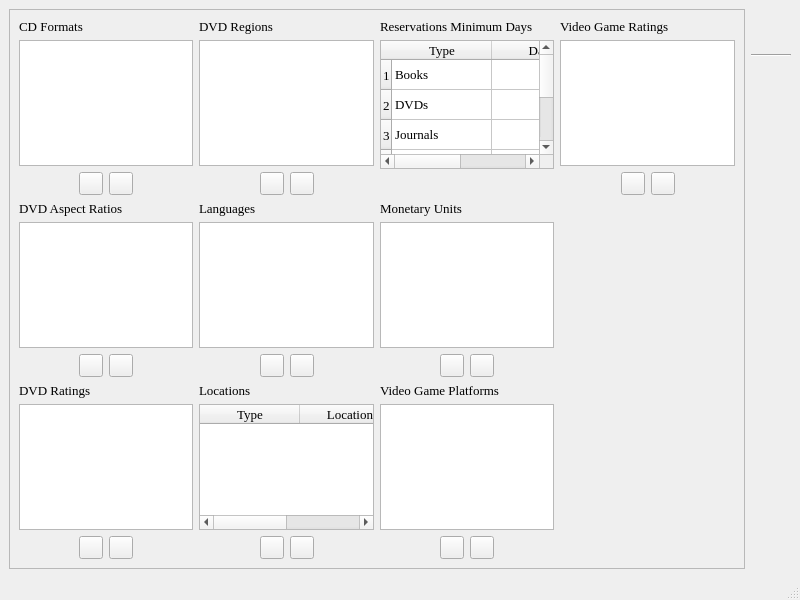
<?xml version="1.0" encoding="UTF-8"?>
<ui version="4.0">
 <class>dbEnumerations</class>
 <widget class="QMainWindow" name="dbEnumerations">
  <property name="geometry">
   <rect>
    <x>0</x>
    <y>0</y>
    <width>800</width>
    <height>600</height>
   </rect>
  </property>
  <property name="font">
   <font>
    <family>Times</family>
    <pointsize>10</pointsize>
   </font>
  </property>
  <property name="windowTitle">
   <string>BiblioteQ: Database Enumerations Browser</string>
  </property>
  <property name="windowIcon">
   <iconset>
    <normaloff>icons.d/book.png</normaloff>icons.d/book.png</iconset>
  </property>
  <widget class="QWidget" name="centralwidget">
   <layout class="QHBoxLayout">
    <item>
     <widget class="QFrame" name="frame">
      <property name="frameShape">
       <enum>QFrame::StyledPanel</enum>
      </property>
      <property name="frameShadow">
       <enum>QFrame::Raised</enum>
      </property>
      <layout class="QGridLayout" name="gridLayout">
       <item row="0" column="0">
        <layout class="QVBoxLayout" name="verticalLayout_4">
         <item>
          <widget class="QLabel" name="label_4">
           <property name="font">
            <font>
             <family>Times</family>
             <pointsize>10</pointsize>
            </font>
           </property>
           <property name="text">
            <string>CD Formats</string>
           </property>
          </widget>
         </item>
         <item>
          <widget class="QListWidget" name="cdFormatsList"/>
         </item>
         <item>
          <layout class="QHBoxLayout" name="horizontalLayout_4">
           <item>
            <spacer name="horizontalSpacer_7">
             <property name="orientation">
              <enum>Qt::Horizontal</enum>
             </property>
             <property name="sizeHint" stdset="0">
              <size>
               <width>40</width>
               <height>20</height>
              </size>
             </property>
            </spacer>
           </item>
           <item>
            <widget class="QToolButton" name="addCdFormat">
             <property name="toolTip">
              <string>Add CD Format</string>
             </property>
             <property name="icon">
              <iconset>
               <normaloff>icons.d/16x16/add.png</normaloff>icons.d/16x16/add.png</iconset>
             </property>
             <property name="iconSize">
              <size>
               <width>16</width>
               <height>16</height>
              </size>
             </property>
            </widget>
           </item>
           <item>
            <widget class="QToolButton" name="removeCdFormat">
             <property name="toolTip">
              <string>Remove CD Format</string>
             </property>
             <property name="icon">
              <iconset>
               <normaloff>icons.d/16x16/eraser.png</normaloff>icons.d/16x16/eraser.png</iconset>
             </property>
             <property name="iconSize">
              <size>
               <width>16</width>
               <height>16</height>
              </size>
             </property>
            </widget>
           </item>
           <item>
            <spacer name="horizontalSpacer_8">
             <property name="orientation">
              <enum>Qt::Horizontal</enum>
             </property>
             <property name="sizeHint" stdset="0">
              <size>
               <width>40</width>
               <height>20</height>
              </size>
             </property>
            </spacer>
           </item>
          </layout>
         </item>
        </layout>
       </item>
       <item row="0" column="1">
        <layout class="QVBoxLayout" name="verticalLayout_13">
         <item>
          <widget class="QLabel" name="label_13">
           <property name="font">
            <font>
             <family>Times</family>
             <pointsize>10</pointsize>
            </font>
           </property>
           <property name="text">
            <string>DVD Regions</string>
           </property>
          </widget>
         </item>
         <item>
          <widget class="QListWidget" name="dvdRegionsList"/>
         </item>
         <item>
          <layout class="QHBoxLayout" name="horizontalLayout_13">
           <item>
            <spacer name="horizontalSpacer_25">
             <property name="orientation">
              <enum>Qt::Horizontal</enum>
             </property>
             <property name="sizeHint" stdset="0">
              <size>
               <width>40</width>
               <height>20</height>
              </size>
             </property>
            </spacer>
           </item>
           <item>
            <widget class="QToolButton" name="addDvdRegion">
             <property name="toolTip">
              <string>Add DVD Region</string>
             </property>
             <property name="icon">
              <iconset>
               <normaloff>icons.d/16x16/add.png</normaloff>icons.d/16x16/add.png</iconset>
             </property>
             <property name="iconSize">
              <size>
               <width>16</width>
               <height>16</height>
              </size>
             </property>
            </widget>
           </item>
           <item>
            <widget class="QToolButton" name="removeDvdRegion">
             <property name="toolTip">
              <string>Remove DVD Region</string>
             </property>
             <property name="icon">
              <iconset>
               <normaloff>icons.d/16x16/eraser.png</normaloff>icons.d/16x16/eraser.png</iconset>
             </property>
             <property name="iconSize">
              <size>
               <width>16</width>
               <height>16</height>
              </size>
             </property>
            </widget>
           </item>
           <item>
            <spacer name="horizontalSpacer_26">
             <property name="orientation">
              <enum>Qt::Horizontal</enum>
             </property>
             <property name="sizeHint" stdset="0">
              <size>
               <width>40</width>
               <height>20</height>
              </size>
             </property>
            </spacer>
           </item>
          </layout>
         </item>
        </layout>
       </item>
       <item row="0" column="2">
        <layout class="QVBoxLayout" name="verticalLayout_14">
         <item>
          <widget class="QLabel" name="label_14">
           <property name="font">
            <font>
             <family>Times</family>
             <pointsize>10</pointsize>
            </font>
           </property>
           <property name="text">
            <string>Reservations Minimum Days</string>
           </property>
          </widget>
         </item>
         <item>
          <widget class="QTableWidget" name="minimumDaysTable">
           <row>
            <property name="text">
             <string>1</string>
            </property>
           </row>
           <row>
            <property name="text">
             <string>2</string>
            </property>
           </row>
           <row>
            <property name="text">
             <string>3</string>
            </property>
           </row>
           <row>
            <property name="text">
             <string>4</string>
            </property>
           </row>
           <row>
            <property name="text">
             <string>5</string>
            </property>
           </row>
           <row>
            <property name="text">
             <string>6</string>
            </property>
           </row>
           <column>
            <property name="text">
             <string>Type</string>
            </property>
           </column>
           <column>
            <property name="text">
             <string>Days</string>
            </property>
           </column>
           <item row="0" column="0">
            <property name="text">
             <string>Books</string>
            </property>
            <property name="flags">
             <set>ItemIsSelectable|ItemIsDragEnabled|ItemIsEnabled</set>
            </property>
           </item>
           <item row="0" column="1">
            <property name="text">
             <string/>
            </property>
            <property name="flags">
             <set>ItemIsSelectable|ItemIsEditable|ItemIsDragEnabled|ItemIsUserCheckable|ItemIsEnabled</set>
            </property>
           </item>
           <item row="1" column="0">
            <property name="text">
             <string>DVDs</string>
            </property>
            <property name="flags">
             <set>ItemIsSelectable|ItemIsDragEnabled|ItemIsEnabled</set>
            </property>
           </item>
           <item row="1" column="1">
            <property name="text">
             <string/>
            </property>
            <property name="flags">
             <set>ItemIsSelectable|ItemIsEditable|ItemIsDragEnabled|ItemIsUserCheckable|ItemIsEnabled</set>
            </property>
           </item>
           <item row="2" column="0">
            <property name="text">
             <string>Journals</string>
            </property>
            <property name="flags">
             <set>ItemIsSelectable|ItemIsDragEnabled|ItemIsEnabled</set>
            </property>
           </item>
           <item row="2" column="1">
            <property name="text">
             <string/>
            </property>
            <property name="flags">
             <set>ItemIsSelectable|ItemIsEditable|ItemIsDragEnabled|ItemIsUserCheckable|ItemIsEnabled</set>
            </property>
           </item>
           <item row="3" column="0">
            <property name="text">
             <string>Magazines</string>
            </property>
            <property name="flags">
             <set>ItemIsSelectable|ItemIsDragEnabled|ItemIsEnabled</set>
            </property>
           </item>
           <item row="3" column="1">
            <property name="text">
             <string/>
            </property>
            <property name="flags">
             <set>ItemIsSelectable|ItemIsEditable|ItemIsDragEnabled|ItemIsUserCheckable|ItemIsEnabled</set>
            </property>
           </item>
           <item row="4" column="0">
            <property name="text">
             <string>Music CDs</string>
            </property>
            <property name="flags">
             <set>ItemIsSelectable|ItemIsDragEnabled|ItemIsEnabled</set>
            </property>
           </item>
           <item row="4" column="1">
            <property name="text">
             <string/>
            </property>
            <property name="flags">
             <set>ItemIsSelectable|ItemIsEditable|ItemIsDragEnabled|ItemIsUserCheckable|ItemIsEnabled</set>
            </property>
           </item>
           <item row="5" column="0">
            <property name="text">
             <string>Video Games</string>
            </property>
            <property name="flags">
             <set>ItemIsSelectable|ItemIsDragEnabled|ItemIsEnabled</set>
            </property>
           </item>
           <item row="5" column="1">
            <property name="text">
             <string/>
            </property>
            <property name="flags">
             <set>ItemIsSelectable|ItemIsEditable|ItemIsDragEnabled|ItemIsUserCheckable|ItemIsEnabled</set>
            </property>
           </item>
          </widget>
         </item>
         <item>
          <layout class="QHBoxLayout" name="horizontalLayout_16">
           <item>
            <spacer name="horizontalSpacer_31">
             <property name="orientation">
              <enum>Qt::Horizontal</enum>
             </property>
             <property name="sizeHint" stdset="0">
              <size>
               <width>40</width>
               <height>20</height>
              </size>
             </property>
            </spacer>
           </item>
           <item>
            <widget class="QLabel" name="emptyLabel">
             <property name="text">
              <string/>
             </property>
            </widget>
           </item>
           <item>
            <spacer name="horizontalSpacer_32">
             <property name="orientation">
              <enum>Qt::Horizontal</enum>
             </property>
             <property name="sizeHint" stdset="0">
              <size>
               <width>40</width>
               <height>20</height>
              </size>
             </property>
            </spacer>
           </item>
          </layout>
         </item>
        </layout>
       </item>
       <item row="0" column="3">
        <layout class="QVBoxLayout" name="verticalLayout_15">
         <item>
          <widget class="QLabel" name="label_15">
           <property name="font">
            <font>
             <family>Times</family>
             <pointsize>10</pointsize>
            </font>
           </property>
           <property name="text">
            <string>Video Game Ratings</string>
           </property>
          </widget>
         </item>
         <item>
          <widget class="QListWidget" name="videoGameRatingsList"/>
         </item>
         <item>
          <layout class="QHBoxLayout" name="horizontalLayout_14">
           <item>
            <spacer name="horizontalSpacer_27">
             <property name="orientation">
              <enum>Qt::Horizontal</enum>
             </property>
             <property name="sizeHint" stdset="0">
              <size>
               <width>40</width>
               <height>20</height>
              </size>
             </property>
            </spacer>
           </item>
           <item>
            <widget class="QToolButton" name="addVideoGameRating">
             <property name="toolTip">
              <string>Add Video Game Rating</string>
             </property>
             <property name="icon">
              <iconset>
               <normaloff>icons.d/16x16/add.png</normaloff>icons.d/16x16/add.png</iconset>
             </property>
             <property name="iconSize">
              <size>
               <width>16</width>
               <height>16</height>
              </size>
             </property>
            </widget>
           </item>
           <item>
            <widget class="QToolButton" name="removeVideoGameRating">
             <property name="toolTip">
              <string>Remove Video Game Rating</string>
             </property>
             <property name="icon">
              <iconset>
               <normaloff>icons.d/16x16/eraser.png</normaloff>icons.d/16x16/eraser.png</iconset>
             </property>
             <property name="iconSize">
              <size>
               <width>16</width>
               <height>16</height>
              </size>
             </property>
            </widget>
           </item>
           <item>
            <spacer name="horizontalSpacer_28">
             <property name="orientation">
              <enum>Qt::Horizontal</enum>
             </property>
             <property name="sizeHint" stdset="0">
              <size>
               <width>40</width>
               <height>20</height>
              </size>
             </property>
            </spacer>
           </item>
          </layout>
         </item>
        </layout>
       </item>
       <item row="1" column="0">
        <layout class="QVBoxLayout" name="verticalLayout_5">
         <item>
          <widget class="QLabel" name="label_5">
           <property name="font">
            <font>
             <family>Times</family>
             <pointsize>10</pointsize>
            </font>
           </property>
           <property name="text">
            <string>DVD Aspect Ratios</string>
           </property>
          </widget>
         </item>
         <item>
          <widget class="QListWidget" name="dvdAspectRatiosList"/>
         </item>
         <item>
          <layout class="QHBoxLayout" name="horizontalLayout_5">
           <item>
            <spacer name="horizontalSpacer_9">
             <property name="orientation">
              <enum>Qt::Horizontal</enum>
             </property>
             <property name="sizeHint" stdset="0">
              <size>
               <width>40</width>
               <height>20</height>
              </size>
             </property>
            </spacer>
           </item>
           <item>
            <widget class="QToolButton" name="addDvdAspectRatio">
             <property name="toolTip">
              <string>Add DVD Aspect Ratio</string>
             </property>
             <property name="icon">
              <iconset>
               <normaloff>icons.d/16x16/add.png</normaloff>icons.d/16x16/add.png</iconset>
             </property>
             <property name="iconSize">
              <size>
               <width>16</width>
               <height>16</height>
              </size>
             </property>
            </widget>
           </item>
           <item>
            <widget class="QToolButton" name="removeDvdAspectRatio">
             <property name="toolTip">
              <string>Remove DVD Aspect Ratio</string>
             </property>
             <property name="icon">
              <iconset>
               <normaloff>icons.d/16x16/eraser.png</normaloff>icons.d/16x16/eraser.png</iconset>
             </property>
             <property name="iconSize">
              <size>
               <width>16</width>
               <height>16</height>
              </size>
             </property>
            </widget>
           </item>
           <item>
            <spacer name="horizontalSpacer_10">
             <property name="orientation">
              <enum>Qt::Horizontal</enum>
             </property>
             <property name="sizeHint" stdset="0">
              <size>
               <width>40</width>
               <height>20</height>
              </size>
             </property>
            </spacer>
           </item>
          </layout>
         </item>
        </layout>
       </item>
       <item row="1" column="1">
        <layout class="QVBoxLayout" name="verticalLayout_2">
         <item>
          <widget class="QLabel" name="label_2">
           <property name="font">
            <font>
             <family>Times</family>
             <pointsize>10</pointsize>
            </font>
           </property>
           <property name="text">
            <string>Languages</string>
           </property>
          </widget>
         </item>
         <item>
          <widget class="QListWidget" name="languagesList"/>
         </item>
         <item>
          <layout class="QHBoxLayout" name="horizontalLayout_2">
           <item>
            <spacer name="horizontalSpacer_3">
             <property name="orientation">
              <enum>Qt::Horizontal</enum>
             </property>
             <property name="sizeHint" stdset="0">
              <size>
               <width>40</width>
               <height>20</height>
              </size>
             </property>
            </spacer>
           </item>
           <item>
            <widget class="QToolButton" name="addLanguage">
             <property name="toolTip">
              <string>Add Language</string>
             </property>
             <property name="icon">
              <iconset>
               <normaloff>icons.d/16x16/add.png</normaloff>icons.d/16x16/add.png</iconset>
             </property>
             <property name="iconSize">
              <size>
               <width>16</width>
               <height>16</height>
              </size>
             </property>
            </widget>
           </item>
           <item>
            <widget class="QToolButton" name="removeLanguage">
             <property name="toolTip">
              <string>Remove Language</string>
             </property>
             <property name="icon">
              <iconset>
               <normaloff>icons.d/16x16/eraser.png</normaloff>icons.d/16x16/eraser.png</iconset>
             </property>
             <property name="iconSize">
              <size>
               <width>16</width>
               <height>16</height>
              </size>
             </property>
            </widget>
           </item>
           <item>
            <spacer name="horizontalSpacer_4">
             <property name="orientation">
              <enum>Qt::Horizontal</enum>
             </property>
             <property name="sizeHint" stdset="0">
              <size>
               <width>40</width>
               <height>20</height>
              </size>
             </property>
            </spacer>
           </item>
          </layout>
         </item>
        </layout>
       </item>
       <item row="1" column="2">
        <layout class="QVBoxLayout" name="verticalLayout_3">
         <item>
          <widget class="QLabel" name="label_3">
           <property name="font">
            <font>
             <family>Times</family>
             <pointsize>10</pointsize>
            </font>
           </property>
           <property name="text">
            <string>Monetary Units</string>
           </property>
          </widget>
         </item>
         <item>
          <widget class="QListWidget" name="monetaryUnitsList"/>
         </item>
         <item>
          <layout class="QHBoxLayout" name="horizontalLayout_3">
           <item>
            <spacer name="horizontalSpacer_5">
             <property name="orientation">
              <enum>Qt::Horizontal</enum>
             </property>
             <property name="sizeHint" stdset="0">
              <size>
               <width>40</width>
               <height>20</height>
              </size>
             </property>
            </spacer>
           </item>
           <item>
            <widget class="QToolButton" name="addMonetaryUnit">
             <property name="toolTip">
              <string>Add Monetary Unit</string>
             </property>
             <property name="icon">
              <iconset>
               <normaloff>icons.d/16x16/add.png</normaloff>icons.d/16x16/add.png</iconset>
             </property>
             <property name="iconSize">
              <size>
               <width>16</width>
               <height>16</height>
              </size>
             </property>
            </widget>
           </item>
           <item>
            <widget class="QToolButton" name="removeMonetaryUnit">
             <property name="toolTip">
              <string>Remove Monetary Unit</string>
             </property>
             <property name="icon">
              <iconset>
               <normaloff>icons.d/16x16/eraser.png</normaloff>icons.d/16x16/eraser.png</iconset>
             </property>
             <property name="iconSize">
              <size>
               <width>16</width>
               <height>16</height>
              </size>
             </property>
            </widget>
           </item>
           <item>
            <spacer name="horizontalSpacer_6">
             <property name="orientation">
              <enum>Qt::Horizontal</enum>
             </property>
             <property name="sizeHint" stdset="0">
              <size>
               <width>40</width>
               <height>20</height>
              </size>
             </property>
            </spacer>
           </item>
          </layout>
         </item>
        </layout>
       </item>
       <item row="2" column="0">
        <layout class="QVBoxLayout" name="verticalLayout_6">
         <item>
          <widget class="QLabel" name="label_6">
           <property name="font">
            <font>
             <family>Times</family>
             <pointsize>10</pointsize>
            </font>
           </property>
           <property name="text">
            <string>DVD Ratings</string>
           </property>
          </widget>
         </item>
         <item>
          <widget class="QListWidget" name="dvdRatingsList"/>
         </item>
         <item>
          <layout class="QHBoxLayout" name="horizontalLayout_6">
           <item>
            <spacer name="horizontalSpacer_11">
             <property name="orientation">
              <enum>Qt::Horizontal</enum>
             </property>
             <property name="sizeHint" stdset="0">
              <size>
               <width>40</width>
               <height>20</height>
              </size>
             </property>
            </spacer>
           </item>
           <item>
            <widget class="QToolButton" name="addDvdRating">
             <property name="toolTip">
              <string>Add DVD Rating</string>
             </property>
             <property name="icon">
              <iconset>
               <normaloff>icons.d/16x16/add.png</normaloff>icons.d/16x16/add.png</iconset>
             </property>
             <property name="iconSize">
              <size>
               <width>16</width>
               <height>16</height>
              </size>
             </property>
            </widget>
           </item>
           <item>
            <widget class="QToolButton" name="removeDvdRating">
             <property name="toolTip">
              <string>Remove DVD Rating</string>
             </property>
             <property name="icon">
              <iconset>
               <normaloff>icons.d/16x16/eraser.png</normaloff>icons.d/16x16/eraser.png</iconset>
             </property>
             <property name="iconSize">
              <size>
               <width>16</width>
               <height>16</height>
              </size>
             </property>
            </widget>
           </item>
           <item>
            <spacer name="horizontalSpacer_12">
             <property name="orientation">
              <enum>Qt::Horizontal</enum>
             </property>
             <property name="sizeHint" stdset="0">
              <size>
               <width>40</width>
               <height>20</height>
              </size>
             </property>
            </spacer>
           </item>
          </layout>
         </item>
        </layout>
       </item>
       <item row="2" column="1">
        <layout class="QVBoxLayout" name="verticalLayout">
         <item>
          <widget class="QLabel" name="label">
           <property name="font">
            <font>
             <family>Times</family>
             <pointsize>10</pointsize>
            </font>
           </property>
           <property name="text">
            <string>Locations</string>
           </property>
          </widget>
         </item>
         <item>
          <widget class="QTableWidget" name="locationsTable">
           <column>
            <property name="text">
             <string>Type</string>
            </property>
           </column>
           <column>
            <property name="text">
             <string>Location</string>
            </property>
           </column>
          </widget>
         </item>
         <item>
          <layout class="QHBoxLayout" name="horizontalLayout">
           <item>
            <spacer name="horizontalSpacer">
             <property name="orientation">
              <enum>Qt::Horizontal</enum>
             </property>
             <property name="sizeHint" stdset="0">
              <size>
               <width>40</width>
               <height>20</height>
              </size>
             </property>
            </spacer>
           </item>
           <item>
            <widget class="QToolButton" name="addLocation">
             <property name="toolTip">
              <string>Add Location</string>
             </property>
             <property name="icon">
              <iconset>
               <normaloff>icons.d/16x16/add.png</normaloff>icons.d/16x16/add.png</iconset>
             </property>
             <property name="iconSize">
              <size>
               <width>16</width>
               <height>16</height>
              </size>
             </property>
            </widget>
           </item>
           <item>
            <widget class="QToolButton" name="removeLocation">
             <property name="toolTip">
              <string>Remove Location</string>
             </property>
             <property name="icon">
              <iconset>
               <normaloff>icons.d/16x16/eraser.png</normaloff>icons.d/16x16/eraser.png</iconset>
             </property>
             <property name="iconSize">
              <size>
               <width>16</width>
               <height>16</height>
              </size>
             </property>
            </widget>
           </item>
           <item>
            <spacer name="horizontalSpacer_2">
             <property name="orientation">
              <enum>Qt::Horizontal</enum>
             </property>
             <property name="sizeHint" stdset="0">
              <size>
               <width>40</width>
               <height>20</height>
              </size>
             </property>
            </spacer>
           </item>
          </layout>
         </item>
        </layout>
       </item>
       <item row="2" column="2">
        <layout class="QVBoxLayout" name="verticalLayout_16">
         <item>
          <widget class="QLabel" name="label_16">
           <property name="font">
            <font>
             <family>Times</family>
             <pointsize>10</pointsize>
            </font>
           </property>
           <property name="text">
            <string>Video Game Platforms</string>
           </property>
          </widget>
         </item>
         <item>
          <widget class="QListWidget" name="videoGamePlatformsList"/>
         </item>
         <item>
          <layout class="QHBoxLayout" name="horizontalLayout_15">
           <item>
            <spacer name="horizontalSpacer_29">
             <property name="orientation">
              <enum>Qt::Horizontal</enum>
             </property>
             <property name="sizeHint" stdset="0">
              <size>
               <width>40</width>
               <height>20</height>
              </size>
             </property>
            </spacer>
           </item>
           <item>
            <widget class="QToolButton" name="addVideoGamePlatform">
             <property name="toolTip">
              <string>Add Video Game Platform</string>
             </property>
             <property name="icon">
              <iconset>
               <normaloff>icons.d/16x16/add.png</normaloff>icons.d/16x16/add.png</iconset>
             </property>
             <property name="iconSize">
              <size>
               <width>16</width>
               <height>16</height>
              </size>
             </property>
            </widget>
           </item>
           <item>
            <widget class="QToolButton" name="removeVideoGamePlatform">
             <property name="toolTip">
              <string>Remove Video Game Platform</string>
             </property>
             <property name="icon">
              <iconset>
               <normaloff>icons.d/16x16/eraser.png</normaloff>icons.d/16x16/eraser.png</iconset>
             </property>
             <property name="iconSize">
              <size>
               <width>16</width>
               <height>16</height>
              </size>
             </property>
            </widget>
           </item>
           <item>
            <spacer name="horizontalSpacer_30">
             <property name="orientation">
              <enum>Qt::Horizontal</enum>
             </property>
             <property name="sizeHint" stdset="0">
              <size>
               <width>40</width>
               <height>20</height>
              </size>
             </property>
            </spacer>
           </item>
          </layout>
         </item>
        </layout>
       </item>
      </layout>
     </widget>
    </item>
    <item>
     <layout class="QVBoxLayout">
      <item>
       <widget class="QToolButton" name="saveButton">
        <property name="font">
         <font>
          <family>Times</family>
          <pointsize>10</pointsize>
         </font>
        </property>
        <property name="toolTip">
         <string>Save Changes</string>
        </property>
        <property name="icon">
         <iconset>
          <normaloff>icons.d/32x32/save.png</normaloff>icons.d/32x32/save.png</iconset>
        </property>
        <property name="iconSize">
         <size>
          <width>32</width>
          <height>32</height>
         </size>
        </property>
        <property name="autoRaise">
         <bool>true</bool>
        </property>
       </widget>
      </item>
      <item>
       <widget class="Line" name="line">
        <property name="orientation">
         <enum>Qt::Horizontal</enum>
        </property>
       </widget>
      </item>
      <item>
       <widget class="QToolButton" name="reloadButton">
        <property name="font">
         <font>
          <family>Times</family>
          <pointsize>10</pointsize>
         </font>
        </property>
        <property name="toolTip">
         <string>Refresh</string>
        </property>
        <property name="icon">
         <iconset>
          <normaloff>icons.d/32x32/reload.png</normaloff>icons.d/32x32/reload.png</iconset>
        </property>
        <property name="iconSize">
         <size>
          <width>32</width>
          <height>32</height>
         </size>
        </property>
        <property name="autoRaise">
         <bool>true</bool>
        </property>
       </widget>
      </item>
      <item>
       <spacer>
        <property name="orientation">
         <enum>Qt::Vertical</enum>
        </property>
        <property name="sizeHint" stdset="0">
         <size>
          <width>20</width>
          <height>40</height>
         </size>
        </property>
       </spacer>
      </item>
      <item>
       <widget class="QToolButton" name="cancelButton">
        <property name="font">
         <font>
          <family>Times</family>
          <pointsize>10</pointsize>
         </font>
        </property>
        <property name="toolTip">
         <string>Close Browser</string>
        </property>
        <property name="icon">
         <iconset>
          <normaloff>icons.d/32x32/cancel.png</normaloff>icons.d/32x32/cancel.png</iconset>
        </property>
        <property name="iconSize">
         <size>
          <width>32</width>
          <height>32</height>
         </size>
        </property>
        <property name="autoRaise">
         <bool>true</bool>
        </property>
       </widget>
      </item>
     </layout>
    </item>
   </layout>
  </widget>
  <widget class="QStatusBar" name="statusbar"/>
 </widget>
 <tabstops>
  <tabstop>cdFormatsList</tabstop>
  <tabstop>addCdFormat</tabstop>
  <tabstop>removeCdFormat</tabstop>
  <tabstop>dvdAspectRatiosList</tabstop>
  <tabstop>addDvdAspectRatio</tabstop>
  <tabstop>removeDvdAspectRatio</tabstop>
  <tabstop>dvdRatingsList</tabstop>
  <tabstop>addDvdRating</tabstop>
  <tabstop>removeDvdRating</tabstop>
  <tabstop>dvdRegionsList</tabstop>
  <tabstop>addDvdRegion</tabstop>
  <tabstop>removeDvdRegion</tabstop>
  <tabstop>languagesList</tabstop>
  <tabstop>addLanguage</tabstop>
  <tabstop>removeLanguage</tabstop>
  <tabstop>locationsTable</tabstop>
  <tabstop>addLocation</tabstop>
  <tabstop>removeLocation</tabstop>
  <tabstop>minimumDaysTable</tabstop>
  <tabstop>monetaryUnitsList</tabstop>
  <tabstop>addMonetaryUnit</tabstop>
  <tabstop>removeMonetaryUnit</tabstop>
  <tabstop>videoGamePlatformsList</tabstop>
  <tabstop>addVideoGamePlatform</tabstop>
  <tabstop>removeVideoGamePlatform</tabstop>
  <tabstop>videoGameRatingsList</tabstop>
  <tabstop>addVideoGameRating</tabstop>
  <tabstop>removeVideoGameRating</tabstop>
  <tabstop>saveButton</tabstop>
  <tabstop>reloadButton</tabstop>
  <tabstop>cancelButton</tabstop>
 </tabstops>
 <resources/>
 <connections/>
</ui>
